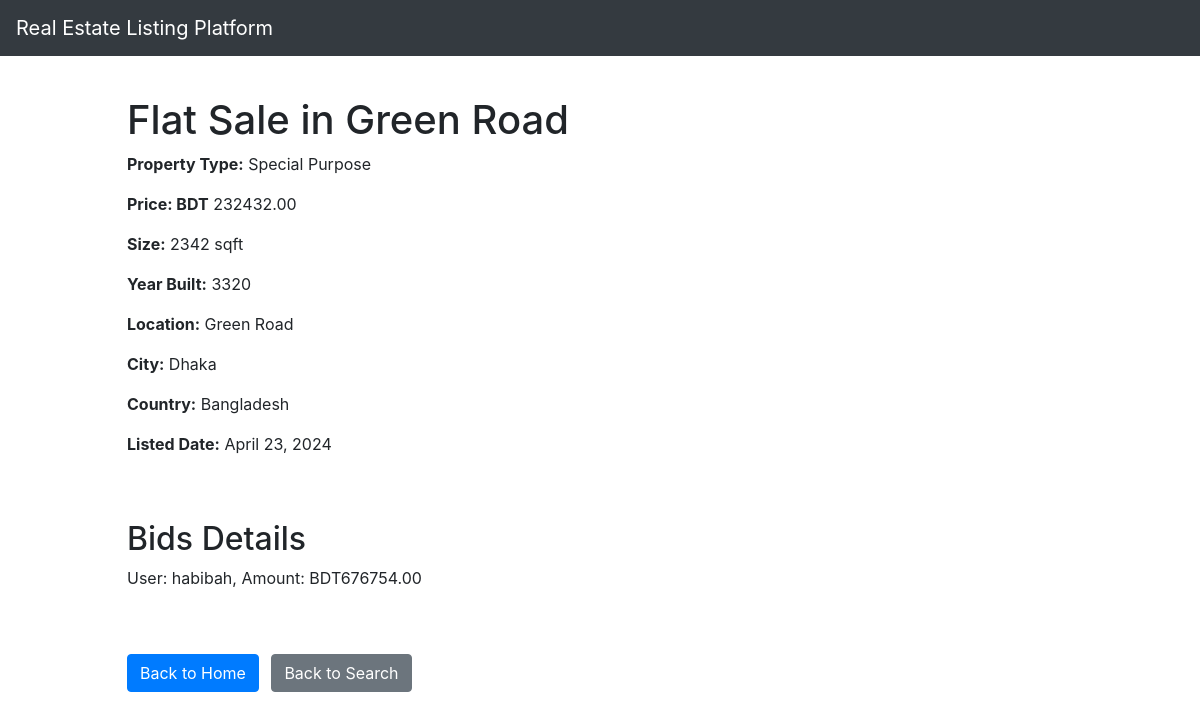
Screenshot of /details/14 with the database file from the repository.
### platforms/models.py (models this page shows, shortened)
class Platform(models.Model):
    property_type_choices = [
        ('Residential', 'Residential'),
        ('Commercial', 'Commercial'),
        ('Land', 'Land'),
        ('Industrial', 'Industrial'),
        ('Special Purpose', 'Special Purpose')
    ]
    owner = models.ForeignKey(User, on_delete=models.CASCADE, default=1)
    title = models.CharField(max_length=100)
    description = models.TextField(default="This Property is mindblowing!")
    property_type = models.CharField(max_length=20, choices=property_type_choices)
    price = models.DecimalField(max_digits=10, decimal_places=2)
    size_sqft = models.PositiveIntegerField()
    year_built = models.PositiveIntegerField()
    location = models.CharField(max_length=100)
    city = models.CharField(max_length=50)
    country = models.CharField(max_length=50)
    listed_date = models.DateField(auto_now_add=True)
    image = models.ImageField(default='houses.png', blank=True)

class Bid(models.Model):
    user = models.ForeignKey(User, on_delete=models.CASCADE)
    property = models.ForeignKey(Platform, on_delete=models.CASCADE, related_name='bids')
    amount = models.DecimalField(max_digits=10, decimal_places=2)
    bid_status = models.CharField(max_length=20, choices=[
        ('Pending', 'Pending'),
        ('Accepted', 'Accepted'),
        ('Rejected', 'Rejected')
    ], default='Pending')
    date_placed = models.DateTimeField(auto_now_add=True)

### mysite/views.py (the view)
# urls.py: path('details/<int:property_id>', views.details, name='details'),
def details(request, property_id):
    platform = get_object_or_404(Platform, pk=property_id)
    bids = platform.bids.all().select_related('user')
    return render(request, 'details.html', {
    "platform": platform,  'bids': bids,
  })

### templates/details.html (shortened to what this page needs)
<!DOCTYPE html>
<html lang="en">
{% extends "home.html" %}
{% block content %}
<head>
    <link rel="stylesheet" href="https://cdn.jsdelivr.net/npm/bootstrap@4.3.1/dist/css/bootstrap.min.css">
</head>
<body>
    <div class="container mt-4">
        <h1>{{ platform.title }}</h1>
        <p><strong>Property Type:</strong> {{ platform.property_type }}</p>
        <p><strong>Price: BDT</strong> {{ platform.price }}</p>
        <p><strong>Size:</strong> {{ platform.size_sqft }} sqft</p>
        <p><strong>Year Built:</strong> {{ platform.year_built }}</p>
        <p><strong>Location:</strong> {{ platform.location }}</p>
        <p><strong>City:</strong> {{ platform.city }}</p>
        <p><strong>Country:</strong> {{ platform.country }}</p>
        <p><strong>Listed Date:</strong> {{ platform.listed_date }}</p>
        <br> <br>
        <h2>Bids Details</h2>
    <div id="bids">
        {% for bid in bids %}
            <p>User: {{ bid.user.username }}, Amount: BDT{{ bid.amount }}</p>
        {% endfor %}
    </div>
        <br> <br>
            <a href="{% url 'home' %}" class="btn btn-primary">Back to Home</a>
            <a href="{% url 'search' %}" class="btn btn-secondary ml-2">Back to Search</a>
    </div>
{% endblock %}

### rows the page displays
Platform: title "Flat Sale in Green Road", property_type "Special Purpose", price "232432.00", size_sqft "2342", year_built "3320", location "Green Road", city "Dhaka", country "Bangladesh", listed_date "April 23, 2024"
Bid: user.username "habibah", amount "676754.00"
